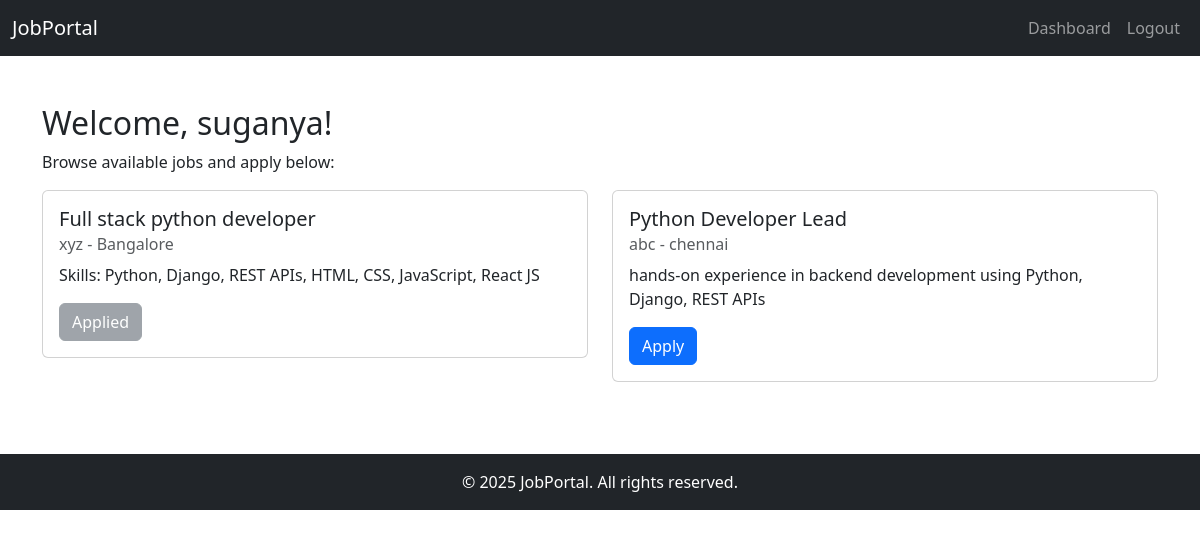
The app's page /dashboard/ (signed in) with its own data.
### portal/models.py (models this page shows, shortened)
class Job(models.Model):
    title = models.CharField(max_length=200)
    company = models.CharField(max_length=200)
    location = models.CharField(max_length=100)
    description = models.TextField()
    posted_at = models.DateTimeField(auto_now_add=True)

### portal/views.py (the view, shortened to what this page needs)
# urls.py: path("dashboard/", views.dashboard, name="dashboard"),
@login_required
def dashboard(request):
    jobs = Job.objects.all()
    applied_jobs = Application.objects.filter(user=request.user).values_list('job_id', flat=True)
    return render(request, "portal/layout/dashboard.html", {
        "jobs": jobs,
        "applied_jobs": applied_jobs
    })

### portal/templates/portal/layout/dashboard.html (shortened to what this page needs)
{% extends "portal/layout/base.html" %}
{% block content %}
<div class="mt-5">
    <h2>Welcome, {{ user.username }}!</h2>
    <p>Browse available jobs and apply below:</p>
    <div class="row">
        {% for job in jobs %}
        <div class="col-md-6 mb-4">
            <div class="card">
                <div class="card-body">
                    <h5 class="card-title">{{ job.title }}</h5>
                    <h6 class="card-subtitle mb-2 text-muted">{{ job.company }} - {{ job.location }}</h6>
                    <p class="card-text">{{ job.description|truncatechars:150 }}</p>
                    {% if job.id in applied_jobs %}
                        <button class="btn btn-secondary" disabled>Applied</button>
                    {% else %}
                        <form method="post" class="d-inline">
                            <button type="submit" class="btn btn-primary">Apply</button>
                        </form>
                    {% endif %}
                </div>
            </div>
        </div>
        {% empty %}
        <p>No jobs available at the moment.</p>
        {% endfor %}
    </div>
</div>
{% endblock %}

### records on screen
Job: title "Full stack python developer", company "xyz", location "Bangalore", description "Skills: Python, Django, REST APIs, HTML, CSS, JavaScript, React JS", shows "Applied"
Job: title "Python Developer Lead", company "abc", location "chennai", description "hands-on experience in backend development using Python, Django, REST APIs"

### other values on screen
{{ user.username }} "suganya"
